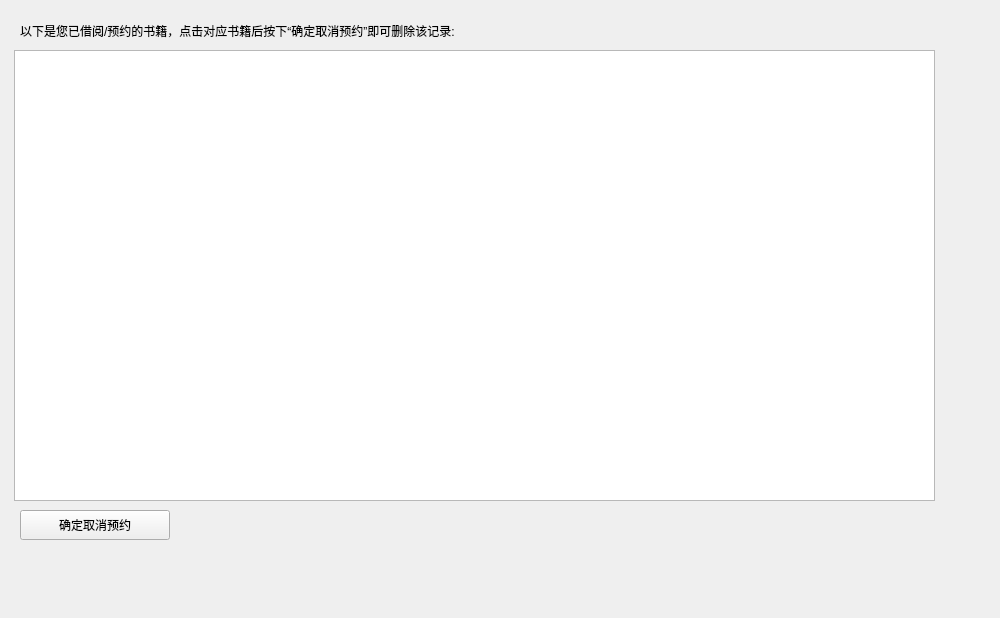
<?xml version="1.0" encoding="UTF-8"?>
<ui version="4.0">
 <class>deletereserve</class>
 <widget class="QWidget" name="deletereserve">
  <property name="geometry">
   <rect>
    <x>0</x>
    <y>0</y>
    <width>1000</width>
    <height>618</height>
   </rect>
  </property>
  <property name="windowTitle">
   <string>Form</string>
  </property>
  <widget class="QPushButton" name="returnBtn">
   <property name="geometry">
    <rect>
     <x>20</x>
     <y>510</y>
     <width>150</width>
     <height>30</height>
    </rect>
   </property>
   <property name="text">
    <string>确定取消预约</string>
   </property>
  </widget>
  <widget class="QTableView" name="tableView">
   <property name="enabled">
    <bool>true</bool>
   </property>
   <property name="geometry">
    <rect>
     <x>14</x>
     <y>50</y>
     <width>921</width>
     <height>451</height>
    </rect>
   </property>
   <property name="frameShadow">
    <enum>QFrame::Raised</enum>
   </property>
  </widget>
  <widget class="QLabel" name="label">
   <property name="geometry">
    <rect>
     <x>20</x>
     <y>10</y>
     <width>801</width>
     <height>41</height>
    </rect>
   </property>
   <property name="text">
    <string>以下是您已借阅/预约的书籍，点击对应书籍后按下“确定取消预约”即可删除该记录:</string>
   </property>
  </widget>
 </widget>
 <resources/>
 <connections/>
</ui>
